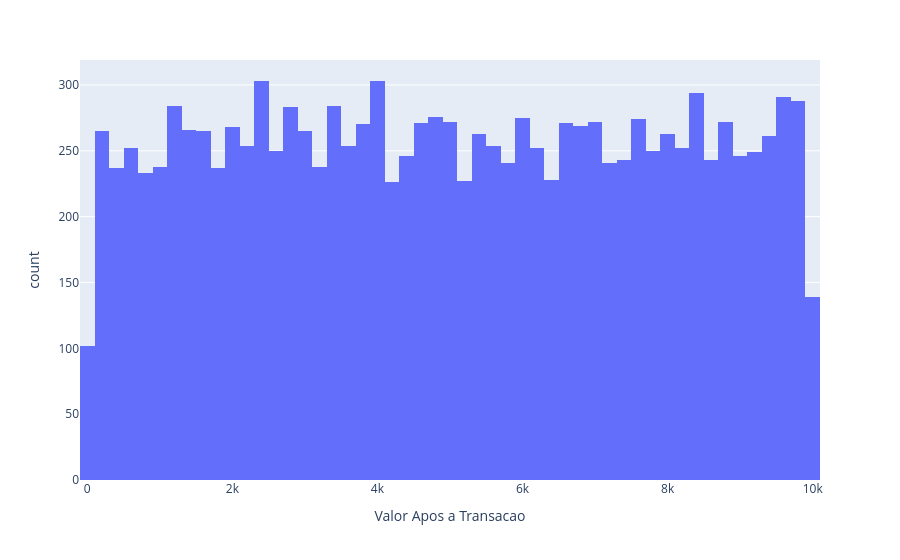

Notebook cell for this chart:
### Code cell
px.histogram(df_fraud, x='Valor Apos a Transacao')

### Figure 1 — Plotly figure (JSON) as saved in the notebook; plotly's stock layout.template omitted (floating-point values rounded to 4 significant figures; data arrays with more than 128 entries replaced by an {"elided": "..."} marker saying what was removed)
{"data": [{"bingroup": "x", "hovertemplate": "Valor Apos a Transacao=%{x}<br>count=%{y}<extra></extra>", "legendgroup": "", "marker": {"color": "#636efa", "pattern": {"shape": ""}}, "name": "", "orientation": "v", "showlegend": false, "type": "histogram", "x": {"elided": "13000 float values"}, "xaxis": "x", "yaxis": "y"}], "layout": {"barmode": "relative", "legend": {"tracegroupgap": 0}, "margin": {"t": 60}, "xaxis": {"anchor": "y", "domain": [0, 1], "title": {"text": "Valor Apos a Transacao"}}, "yaxis": {"anchor": "x", "domain": [0, 1], "title": {"text": "count"}}}}
